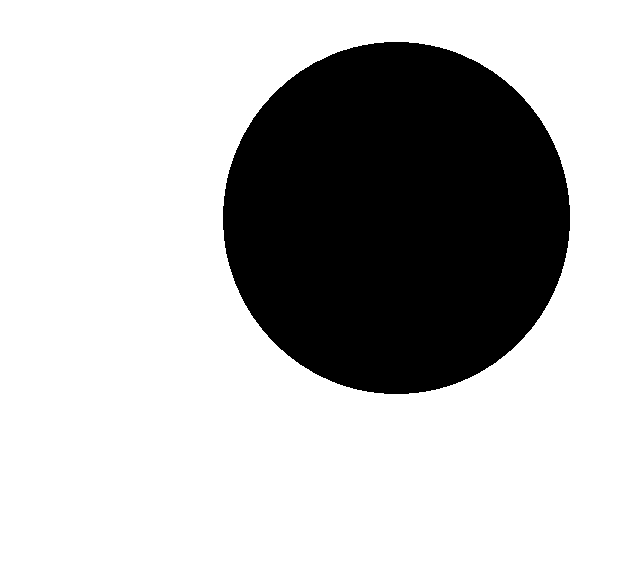
//> input picture 4- SVM识别几何图形/samples/s0/0.png, 634 x 576 px
$ ./main   (built with g++ and OpenCV 4)
//> lines starting //> are read from the running program, lines starting //| are printed output that depends on the picture; after the words box and inside, x2 and y2 are one past the last pixel; in counts of white or black regions, pixels touching at a corner belong together
### 4- SVM识别几何图形/SVM_Bc.h
#pragma once
#include <opencv2/ml.hpp>
#include <opencv2/core/core.hpp>
#include <opencv2/highgui/highgui.hpp>
#include <opencv2/imgproc.hpp>
#include <vector>
#include <iostream>
using namespace cv;
using namespace std;

using namespace cv::ml;

class SVM_Bc
{
private:
	Size sampleSize;//样本的大小
	int train_samples;
	int classes;
	Mat trainData;
	Mat trainClasses;
	int thresholdValue;

	Ptr<SVM> svm;

public:
	SVM_Bc();
	virtual ~SVM_Bc();

	//获取数据源（第二步）
	void getData();
	//设置SVM参数（第一步）
	void setParam();
	//训练数据（第三步）
	void train();
	//进行结果预测（第四步） 传入参数必须为灰值图像
	void predicte(Mat &src);
	//获取某原始训练图像中的轮廓
	Mat readImageSaveContour(Mat& src);
};

### 4- SVM识别几何图形/SVM_Bc.cpp
#include "SVM_Bc.h"

SVM_Bc::SVM_Bc()
{
	// Set up SVM's parameters
	svm = SVM::create();//建立一个空的svm文件
	//全局变量
	sampleSize = Size (160, 160);//样本的大小
	train_samples = 10;
	classes = 4;
	thresholdValue = 100;
}


SVM_Bc::~SVM_Bc()
{
}

void SVM_Bc::setParam()
{
	//设置SVM参数
	svm->setType(SVM::C_SVC);
	svm->setKernel(SVM::LINEAR);
	svm->setTermCriteria(cvTermCriteria(CV_TERMCRIT_ITER, 1000, 0.001));//SVM的迭代训练过程的中止条件
	svm->setC(1);
	svm->setCoef0(0);
	svm->setDegree(0);
	svm->setGamma(1);
	svm->setP(0);
	svm->setNu(0);
}

// [5 lines left out: function train, not called in this run]

void SVM_Bc::getData()
{
	trainData.create(train_samples*classes, sampleSize.width*sampleSize.height, CV_32F);
	trainClasses.create(train_samples*classes, 1, CV_32SC1);
	Mat src_image;
	char file[255];
	int i, j;
	for (i = 0; i<classes; i++)
	{
		for (j = 0; j< train_samples; j++)
		{
			sprintf(file, "samples/s%d/%d.png", i, j);
			src_image = imread(file, 0);
//> src_image: 576 rows x 634 cols, CV_8UC1; 73.7% white; 1 black region, box (x1, y1, x2, y2) and area: (223, 42, 570, 394) 95889
			if (src_image.empty())
			{
				printf("Error: Cant load image %s\n", file);
				//exit(-1);
			}
			Mat image = readImageSaveContour(src_image);
			Mat imageNewSize;
			resize(image, imageNewSize, sampleSize); //将图片进行压缩并放入imageNewSize
			image.release();
			image = imageNewSize.reshape(1, 1);//变换图像行列由 160 * 160 到 25600 * 1
			image.convertTo(trainData(Range(i*train_samples + j, i*train_samples + j + 1), Range(0, trainData.cols)), CV_32F);//存入数据轮廓集合
			trainClasses.at<int>(i*train_samples + j, 0) = i;//存入数据的类型（即几种轮廓的图形）必须是int
		}
	}
}

// [62 lines left out: function predicte, not called in this run]

Mat SVM_Bc::readImageSaveContour(Mat& src)
{
	Mat imageWhite;
	double tmp = threshold(src, imageWhite, thresholdValue, 255, 8);
	imageWhite = 255 - imageWhite;//翻转经过阈值处理的图片
//> imageWhite: 576 rows x 634 cols, CV_8UC1; 26.3% white; 1 white region
	vector<vector<Point> > contours;
	vector<Vec4i> hierarchy;
	findContours(imageWhite, contours, hierarchy, RETR_EXTERNAL, CHAIN_APPROX_NONE);//找出其中的轮廓信息
//> contours = 1 contour; box (x1, y1, x2, y2) and area: (223, 42, 570, 394) 95395
	//最大轮廓
	double maxarea = 0;
	int maxAreaIdx = 0;
	for (int index = contours.size() - 1; index >= 0; index--)
	{
		double tmparea = fabs(contourArea(contours[index]));
		if (tmparea>maxarea)
		{
			maxarea = tmparea;
			maxAreaIdx = index;
		}
	}
//> this loop made 1 pass
//> (tmparea, maxarea) on pass 1: (95395, 95395)
//> after the loop, maxarea = 95395; maxAreaIdx = 0
	Rect rectangleTem = boundingRect(contours[maxAreaIdx]);
//> rectangleTem = Rect(223, 42, 347, 352)
	Mat image;
	image = Mat::zeros(src.size(), CV_8UC1);
	drawContours(image, contours, 0, Scalar(255), 2, 8, hierarchy);
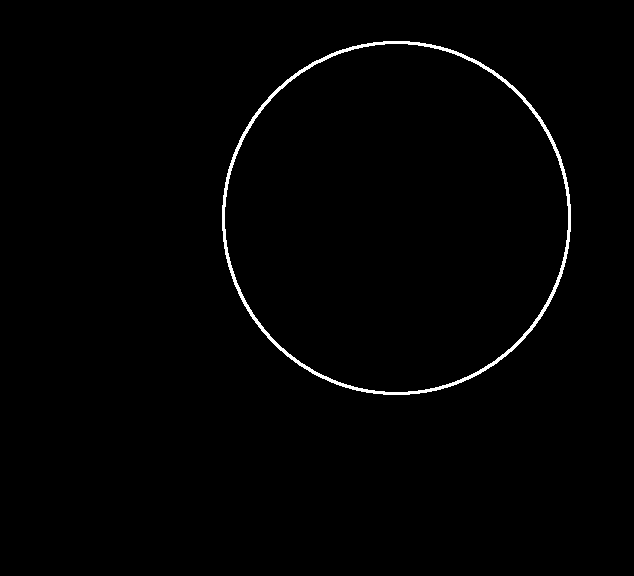
//> image: 576 rows x 634 cols, CV_8UC1; 1% white; 1 white region, box (x1, y1, x2, y2) and area: (222, 41, 571, 395) 3774
	//Rect newRectangleTem(rectangleTem.x - 1, rectangleTem.y - 1, rectangleTem.width + 2, rectangleTem.height+2);
	Mat tem = image(rectangleTem);
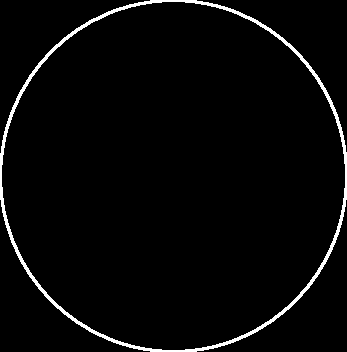
//> tem: 352 rows x 347 cols, CV_8UC1; 3% white; 1 white region, box (x1, y1, x2, y2) and area: (0, 0, 347, 352) 3666
	return tem;
}

### 4- SVM识别几何图形/main.cpp
#include "SVM_Bc.h"

//全局变量
Size sampleSize(160, 160);//样本的大小
int train_samples = 10;
int classes = 4;
Mat trainData;
Mat trainClasses;

//申明全局函数
Mat readImageSaveContour(Mat src);
void getData();

int main()
{
	SVM_Bc svm;
	svm.setParam();
	svm.getData();
//> in getData, `resize(image, imageNewSize, sampleSize);`:
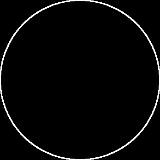
//> imageNewSize: 160 rows x 160 cols, CV_8UC1; min 0, max 255, mean 7.7
//> (the run ends here: the program stops with an error, at `imageWhite = 255 - imageWhite;`)
